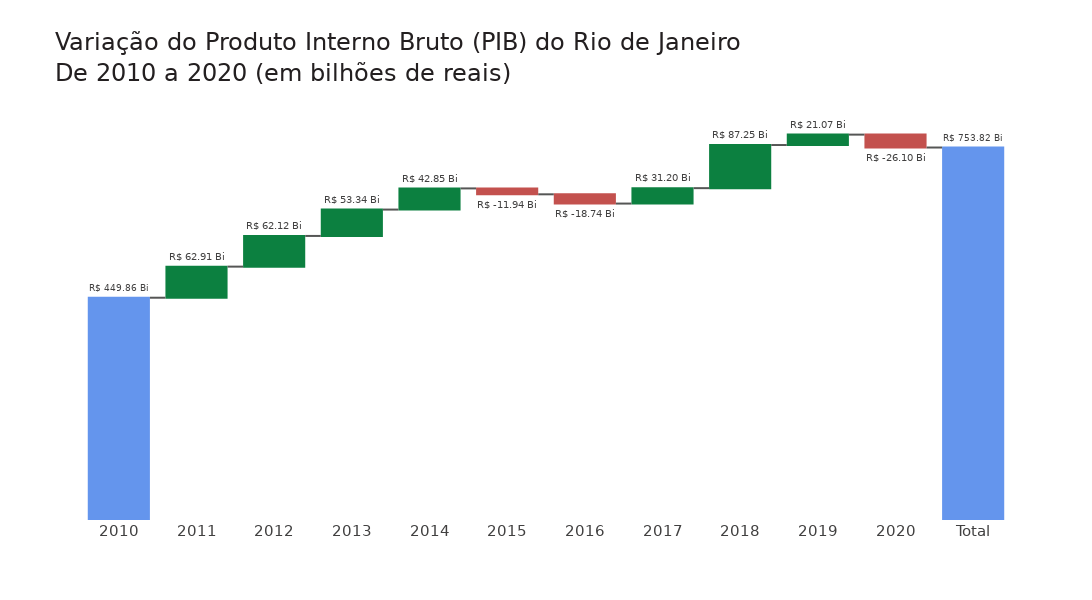

Notebook code cell kept with this figure:
### Code cell
fig = go.Figure(
    go.Waterfall(name='', orientation='v', measure=rio['Medidas'],
                 y=rio['Variação do PIB'], text=rio['Variação do PIB (em texto)'],
                 textposition='outside', connector_line=dict(color=CINZA3),
                 totals_marker=dict(color=AZUL3),
                 increasing_marker=dict(color=VERDE1),
                 decreasing_marker=dict(color=VERMELHO1))
)

fig.update_layout(width=1300, height=600, font_family='DejaVu Sans',
                  font_size=15, font_color=CINZA2, title_font_color=CINZA1,
                  title_font_size=24,
                  title_text='Variação do Produto Interno Bruto (PIB) do Rio de Janeiro<br>De 2010 a 2020 (em bilhões de reais)',
                  plot_bgcolor=BRANCO, yaxis_range=[0, 850e9])

fig.update_yaxes(showticklabels=False)

fig.update_xaxes(tickmode='array', tickvals=np.arange(0, 12),
                 ticktext=rio['Ano'])

fig.update_traces(hovertemplate='<b>%{x}</b> = %{text}')

fig.show()

### Figure 1 — Plotly figure (JSON) as saved in the notebook; plotly's stock layout.template omitted (floating-point values rounded to 4 significant figures)
{"data": [{"connector": {"line": {"color": "#555655"}}, "decreasing": {"marker": {"color": "#C3514E"}}, "hovertemplate": "<b>%{x}</b> = %{text}", "increasing": {"marker": {"color": "#0C8040"}}, "measure": ["absolute", "relative", "relative", "relative", "relative", "relative", "relative", "relative", "relative", "relative", "relative", "total"], "name": "", "orientation": "v", "text": ["R$ 449.86 Bi", "R$ 62.91 Bi", "R$ 62.12 Bi", "R$ 53.34 Bi", "R$ 42.85 Bi", "R$ -11.94 Bi", "R$ -18.74 Bi", "R$ 31.20 Bi", "R$ 87.25 Bi", "R$ 21.07 Bi", "R$ -26.10 Bi", "R$ 753.82 Bi"], "textposition": "outside", "totals": {"marker": {"color": "#6495ED"}}, "type": "waterfall", "y": [449858101109, 62909803660, 62117068361, 53341096232, 42850774949, -11937892478, -18737745386, 31204461608, 87253378810, 21068870219, -26104206448, 753823710636]}], "layout": {"font": {"color": "#414040", "family": "DejaVu Sans", "size": 15}, "height": 600, "plot_bgcolor": "#FFFFFF", "title": {"font": {"color": "#231F20", "size": 24}, "text": "Variação do Produto Interno Bruto (PIB) do Rio de Janeiro<br>De 2010 a 2020 (em bilhões de reais)"}, "width": 1300, "xaxis": {"tickmode": "array", "ticktext": [2010, 2011, 2012, 2013, 2014, 2015, 2016, 2017, 2018, 2019, 2020, "Total"], "tickvals": [0, 1, 2, 3, 4, 5, 6, 7, 8, 9, 10, 11]}, "yaxis": {"range": [0, 850000000000], "showticklabels": false}}}
